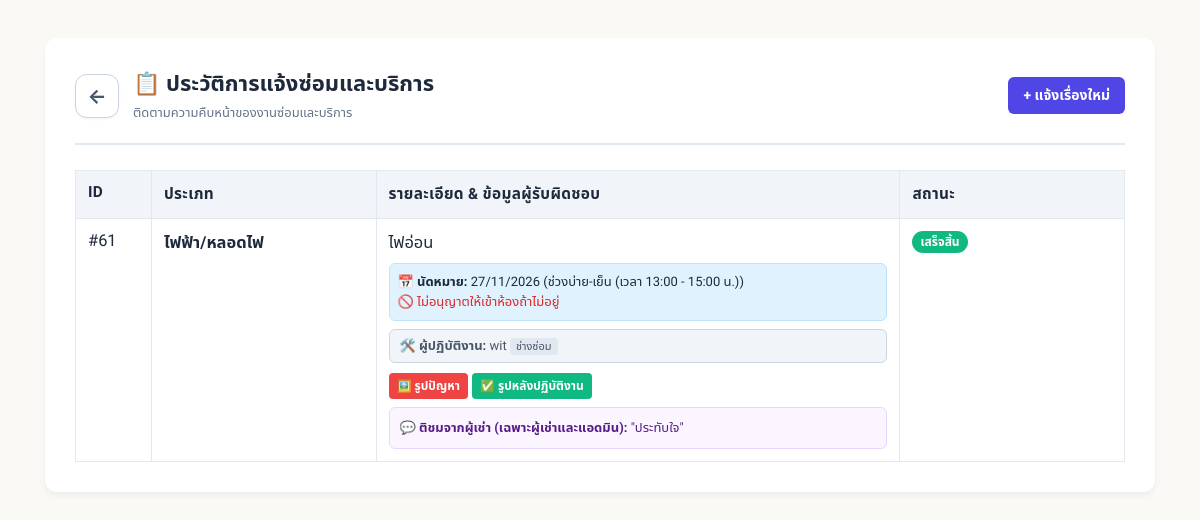
The page /service_request.php (signed in) on the database its author committed.
### tables this page shows
CREATE TABLE `servicerequest` (
  `requestId` int(11) NOT NULL AUTO_INCREMENT,
  `tenantId` int(11) NOT NULL,
  `roomId` int(11) NOT NULL,
  `category` varchar(50) NOT NULL,
  `description` text NOT NULL,
  `preferredDate` date DEFAULT NULL,
  `preferredTime` varchar(255) DEFAULT NULL,
  `allowEntry` tinyint(1) DEFAULT 0,
  `requestDate` datetime DEFAULT current_timestamp(),
  `status` varchar(50) DEFAULT 'Pending',
  `requestImage` varchar(255) DEFAULT NULL,
  `completionImage` varchar(255) DEFAULT NULL,
  `tenantComment` text DEFAULT NULL,
  `assignedTo` int(11) DEFAULT NULL,
  `commentedAt` datetime DEFAULT NULL,
  `completedAt` datetime DEFAULT NULL,
  `assignedAt` datetime DEFAULT NULL,
  `estimatedHours` int(11) DEFAULT 2,
  `staffComment` text DEFAULT NULL,
  `staffCommentedAt` datetime DEFAULT NULL,
  `adminApprovedAt` datetime DEFAULT NULL,
  `adminRemark` text DEFAULT NULL,
  PRIMARY KEY (`requestId`),
  KEY `tenantId` (`tenantId`),
  KEY `roomId` (`roomId`),
  KEY `assignedTo` (`assignedTo`),
  CONSTRAINT `servicerequest_ibfk_1` FOREIGN KEY (`tenantId`) REFERENCES `user` (`userId`) ON DELETE CASCADE,
  CONSTRAINT `servicerequest_ibfk_2` FOREIGN KEY (`roomId`) REFERENCES `room` (`roomId`) ON DELETE CASCADE,
  CONSTRAINT `servicerequest_ibfk_3` FOREIGN KEY (`assignedTo`) REFERENCES `user` (`userId`) ON DELETE SET NULL
);

CREATE TABLE `user` (
  `userId` int(11) NOT NULL AUTO_INCREMENT,
  `username` varchar(50) NOT NULL,
  `password` varchar(255) NOT NULL,
  `fullName` varchar(100) NOT NULL,
  `phone` varchar(20) DEFAULT NULL,
  `email` varchar(100) DEFAULT NULL,
  `status` varchar(20) DEFAULT 'Active',
  `role` enum('Admin','Tenant','Technician','Cleaner') NOT NULL DEFAULT 'Tenant',
  `emergencyName` varchar(100) DEFAULT NULL,
  `emergencyPhone` varchar(20) DEFAULT NULL,
  `vehiclePlate` varchar(50) DEFAULT NULL,
  `idCard` varchar(20) DEFAULT NULL,
  `address` text DEFAULT NULL,
  `vehicleProvince` varchar(100) DEFAULT NULL,
  `vehicleType` varchar(30) DEFAULT 'Car',
  PRIMARY KEY (`userId`),
  UNIQUE KEY `username` (`username`)
);

### service_request.php (the view, shortened to what this page needs)
<?php
require_once 'includes/db_connect.php';
$userRole = $_SESSION['role'];
$userId = $_SESSION['user_id'];
$backPage = "dashboard.php";
if ($userRole === 'Tenant') $backPage = "tenant_dashboard.php";
elseif ($userRole === 'Technician') $backPage = "staff_dashboard.php";
elseif (in_array($userRole, ['Housekeeper', 'Cleaner'])) $backPage = "staff_dashboard.php";
if ($userRole === 'Admin') {
    $reqs = $conn->query("
        SELECT sr.*, r.roomNumber, u.fullName as tenantName, staff.fullName as staffName, staff.role as staffRole
        FROM ServiceRequest sr
        JOIN Room r ON sr.roomId = r.roomId
        JOIN User u ON sr.tenantId = u.userId
        LEFT JOIN User staff ON sr.assignedTo = staff.userId
        ORDER BY sr.requestId DESC
    ")->fetchAll(PDO::FETCH_ASSOC);
    $staffs = $conn->query("SELECT userId, fullName, role FROM User WHERE role IN ('Technician', 'Housekeeper', 'Cleaner')")->fetchAll(PDO::FETCH_ASSOC);
} elseif ($userRole === 'Tenant') {
    $stmt = $conn->prepare("
        SELECT sr.*, r.roomNumber, staff.fullName as staffName, staff.role as staffRole
        FROM ServiceRequest sr
        JOIN Room r ON sr.roomId = r.roomId
        LEFT JOIN User staff ON sr.assignedTo = staff.userId
        WHERE sr.tenantId = ?
        ORDER BY sr.requestId DESC
    ");
    $stmt->execute([$userId]);
    $reqs = $stmt->fetchAll(PDO::FETCH_ASSOC);
}
?>
<!DOCTYPE html>
<html lang="th">
<head>
</head>
<body>
<div class="container">
    <div style="display: flex; align-items: center; justify-content: space-between; margin-bottom: 20px;">
        <div style="display: flex; align-items: center; gap: 14px;">
            <a href="<?php echo $backPage; ?>" style="display: inline-flex; align-items: center; justify-content: center; width: 42px; height: 42px; background: white; border: 1px solid #cbd5e1; border-radius: 12px; color: #475569; text-decoration: none; transition: all 0.2s; box-shadow: 0 1px 3px rgba(0,0,0,0.06);" title="ย้อนกลับหน้าหลัก">
                <span style="font-size: 20px; font-weight: bold; line-height: 1;">←</span>
            </a>
            <div>
                <h2 style="margin: 0; font-size: 22px;">📋 ประวัติการแจ้งซ่อมและบริการ</h2>
                <span style="font-size: 13px; color: #64748b;">ติดตามความคืบหน้าของงานซ่อมและบริการ</span>
            </div>
        </div>
        <?php if($userRole === 'Tenant'): ?>
            <a href="request_form.php" class="btn-new">+ แจ้งเรื่องใหม่</a>
        <?php endif; ?>
    </div>
    <hr style="border: 1px solid #e2e8f0; margin: 15px 0 25px 0;">
    <table>
        <tr>
            <th width="5%">ID</th>
            <th width="15%">ประเภท</th>
            <th width="35%">รายละเอียด & ข้อมูลผู้รับผิดชอบ</th>
            <th width="15%">สถานะ</th>
        </tr>
        <?php if(!empty($reqs)): foreach($reqs as $req): ?>
        <tr>
            <td>#<?php echo $req['requestId']; ?></td>
            <td><b><?php echo $req['category']; ?></b></td>
            <td>
                <?php echo $req['description']; ?>
                <?php if(!empty($req['preferredDate'])): ?>
                <div class="appointment-info">
                    📅 <b>นัดหมาย:</b> <?php echo date("d/m/Y", strtotime($req['preferredDate'])); ?> (<?php echo $req['preferredTime']; ?>)<br>
                    <?php if($req['allowEntry'] == 1): ?>
                        <span style="color: #059669;">🔑 อนุญาตให้เข้าห้องได้</span>
                    <?php else: ?>
                        <span style="color: #dc2626;">🚫 ไม่อนุญาตให้เข้าห้องถ้าไม่อยู่</span>
                    <?php endif; ?>
                </div>
                <?php endif; ?>
                <?php if(!empty($req['staffName'])): ?>
                <div class="staff-info">
                    🛠️ <b>ผู้ปฏิบัติงาน:</b> <?php echo htmlspecialchars($req['staffName']); ?>
                    <?php
                        $roleTh = 'พนักงาน';
                        if($req['staffRole'] === 'Technician') $roleTh = 'ช่างซ่อม';
                    ?>
                    <span style="font-size: 11px; background: #e2e8f0; padding: 2px 6px; border-radius: 4px;"><?php echo $roleTh; ?></span>
                </div>
                <?php else: ?>
                <div class="staff-info" style="color: #94a3b8; font-style: italic;">
                    🛠️ ผู้ปฏิบัติงาน: ยังไม่ได้มอบหมาย
                </div>
                <?php endif; ?>
                <div style="margin-top: 5px;">
                    <?php if(!empty($req['requestImage'])): ?>
                        <a href="<?php echo htmlspecialchars($req['requestImage']); ?>" target="_blank" class="img-btn" style="background: #ef4444;">🖼️ รูปปัญหา</a>
                    <?php endif; ?>
                    <?php if(!empty($req['completionImage']) && ($userRole !== 'Tenant' || $req['status'] === 'Completed')): ?>
                        <a href="<?php echo htmlspecialchars($req['completionImage']); ?>" target="_blank" class="img-btn" style="background: #10b981;">✅ รูปหลังปฏิบัติงาน</a>
                    <?php elseif($userRole === 'Tenant' && $req['status'] === 'Pending Approval'): ?>
                        <span style="display: inline-block; padding: 3px 8px; border-radius: 4px; font-size: 11px; font-weight: bold; background: #fff7ed; color: #c2410c; border: 1px solid #fed7aa;">⏳ รอแอดมินอนุมัติส่งมอบงาน</span>
                    <?php endif; ?>
                </div>
                <?php
                $canCommentLegacy = ($req['status'] === 'Completed');
                if ($canCommentLegacy):
                ?>
                    <?php if(!empty($req['tenantComment']) && in_array($userRole, ['Admin', 'Tenant'])): ?>
                        <div class="comment-box" style="background: #faf5ff; border: 1px solid #e9d5ff; color: #581c87;">
                            💬 <b>ติชมจากผู้เช่า (เฉพาะผู้เช่าและแอดมิน):</b> "<?php echo htmlspecialchars($req['tenantComment']); ?>"
                        </div>
                    <?php endif; ?>
                <?php endif; ?>
            </td>
            <td>
                <?php if($req['status'] === 'Pending'): ?>
                    <span class="badge" style="background-color: #f59e0b;">รอดำเนินการ</span>
                <?php elseif($req['status'] === 'In Progress'): ?>
                    <span class="badge" style="background-color: #3b82f6;">กำลังดำเนินการ</span>
                <?php elseif($req['status'] === 'Pending Approval'): ?>
                    <span class="badge" style="background-color: #f97316;">รอแอดมินอนุมัติ</span>
                <?php elseif($req['status'] === 'Completed'): ?>
                    <span class="badge" style="background-color: #10b981;">เสร็จสิ้น</span>
                <?php endif; ?>
            </td>
        </tr>
        <?php endforeach; else: ?>
        <tr><td colspan="6" style="text-align:center; padding:20px; color:#64748b;">ยังไม่มีข้อมูลประวัติ</td></tr>
        <?php endif; ?>
    </table>
</div>
</body>
</html>

### service_request.php (style rules this page uses)
body { font-family: 'Segoe UI', Tahoma, sans-serif; background-color: #f8fafc; padding: 30px; color: #1e293b; }
.container { max-width: 1050px; margin: 0 auto; background: white; padding: 30px; border-radius: 12px; box-shadow: 0 4px 6px rgba(0,0,0,0.05); }
table { width: 100%; border-collapse: collapse; margin-top: 15px; }
th, td { border: 1px solid #e2e8f0; padding: 12px; text-align: left; font-size: 14px; vertical-align: top; }
th { background: #f1f5f9; }
.badge { padding: 4px 8px; border-radius: 12px; font-size: 12px; font-weight: bold; color: white; }
.img-btn { color: white; padding: 4px 8px; text-decoration: none; border-radius: 4px; font-size: 12px; display: inline-block; margin-top: 5px; font-weight: bold; }
.btn-new { background: #4f46e5; color: white; text-decoration: none; padding: 8px 15px; border-radius: 6px; font-weight: bold; font-size: 14px; float: right; }
.appointment-info { background: #e0f2fe; border: 1px solid #bae6fd; padding: 8px; border-radius: 6px; margin-top: 8px; font-size: 13px; }
.staff-info { background: #f1f5f9; border: 1px solid #cbd5e1; padding: 6px 10px; border-radius: 6px; margin-top: 8px; font-size: 13px; color: #475569; }
.comment-box { background: #fdf4ff; border: 1px solid #f5d0fe; padding: 10px; border-radius: 6px; margin-top: 8px; font-size: 13px; }

### includes/theme_head.php (style rules this page uses)
html { font-size: 17px !important; -webkit-font-smoothing: antialiased; -moz-osx-font-smoothing: grayscale; text-rendering: optimizeLegibility; }
@media (min-width: 1024px) { html { font-size: 17.5px !important; } }
body, button, input, select, textarea, table { font-family: 'Prompt', 'Kanit', 'Noto Sans Thai', -apple-system, BlinkMacSystemFont, 'Segoe UI', Roboto, sans-serif; }
table th { font-size: 0.88rem !important; font-weight: 700 !important; letter-spacing: 0.02em; }
table td { font-size: 0.94rem !important; }
html, body { transition: background-color 0.2s ease, color 0.2s ease; }
html[data-theme="light"], html.theme-light, body.theme-light, html[data-theme="light"] body { background: #FAF9F6 !important; background-color: #FAF9F6 !important; background-image: none !important; color: #1e293b !important; }

### rows shown on the page
servicerequest: requestId "61", category "ไฟฟ้า/หลอดไฟ", description "ไฟอ่อน", preferredDate "27/11/2026", preferredTime "ช่วงบ่าย-เย็น (เวลา 13:00 - 15:00 น.)", allowEntry "🚫 ไม่อนุญาตให้เข้าห้องถ้าไม่อยู่", assignedTo.fullName "wit", assignedTo.role "ช่างซ่อม", tenantComment "ประทับใจ", status "เสร็จสิ้น"
